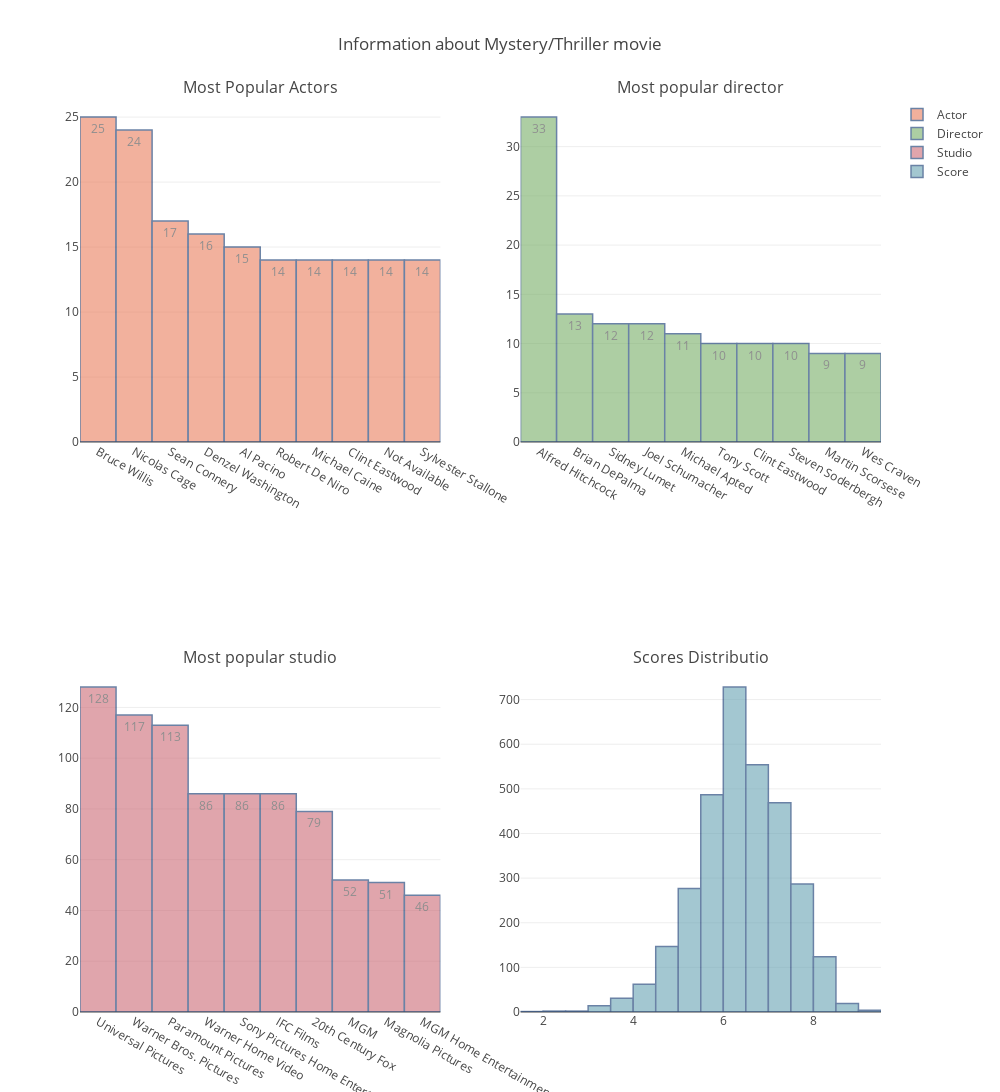

Notebook code cell kept with this figure:
### Code cell
df_mystery = movie[movie['Genre'].str.contains('Mystery') ]
plt.figure(figsize=(30,20))
df_action =df_mystery
df_action.replace('  ','Not Available',inplace = True)
info = []
info.append(len(df_action))
info.append(df_action['Cast 1'].value_counts().index[0])
info.append(df_action['Director 1'].value_counts().index[0])
info.append(df_action['Studio'].value_counts().index[0])
info.append([df_action['scores'].max(),df_action[df_action['scores'] == df_action['scores'].max()]])
info.append([df_action['scores'].min(),df_action[df_action['scores'] == df_action['scores'].min()]])
fig = tools.make_subplots(rows=2, cols=2,subplot_titles = ('Most Popular Actors','Most popular director','Most popular studio','Scores Distributio'))
actor = go.Bar(
            y=df_action['Cast 1'].value_counts()[:10],
            x=df_action['Cast 1'].value_counts()[:10].index[:10],
            text=df_action['Cast 1'].value_counts()[:10],
            textposition = 'auto',
            marker=dict(
                color='rgb(234,125,92)',
                line=dict(
                    color='rgb(8,48,107)',
                    width=1.5),
            ),
            name = 'Actor',
            opacity=0.6
        )
director = go.Bar(
            y=df_action['Director 1'].value_counts()[:10],
            x=df_action['Director 1'].value_counts()[:10].index[:10],
            text=df_action['Director 1'].value_counts()[:10],
            textposition = 'auto',
            marker=dict(
                color='rgb(119,174,103)',
                line=dict(
                    color='rgb(8,48,107)',
                    width=1.5),
            ),
    name = 'Director',
            opacity=0.6
        )
studio = go.Bar(
            y=df_action['Studio'].value_counts()[:10],
            x=df_action['Studio'].value_counts()[:10].index[:10],
            text=df_action['Studio'].value_counts()[:10],
            textposition = 'auto',
            marker=dict(
                color='rgb(204,106,118)',
                line=dict(
                    color='rgb(8,48,107)',
                    width=1.5),
            ),
    name = 'Studio',
            opacity=0.6
        )
score = go.Histogram(
            x=df_action['scores'],
            xbins=dict(
            start=0,
            end=10,
            size=0.5
        ),
            marker=dict(
                color='rgb(103,162,178)',
                line=dict(
                    color='rgb(8,48,107)',
                    width=1.5),
            ),
    name = 'Score',
            opacity=0.6
        )

fig.append_trace(actor, 1, 1)
fig.append_trace(director, 1, 2)
fig.append_trace(studio, 2, 1)
fig.append_trace(score, 2, 2)
fig['layout'].update(height=1600, width=1000, title='Information about Mystery/Thriller movie')
iplot(fig)
pio.write_image(fig, 'static/img/mystery.png')

### Figure 1 — Plotly figure (JSON) as saved in the notebook; plotly's stock layout.template omitted (floating-point values rounded to 4 significant figures; data arrays with more than 128 entries replaced by an {"elided": "..."} marker saying what was removed)
{"data": [{"marker": {"color": "rgb(234,125,92)", "line": {"color": "rgb(8,48,107)", "width": 1.5}}, "name": "Actor", "opacity": 0.6, "text": [25, 24, 17, 16, 15, 14, 14, 14, 14, 14], "textposition": "auto", "type": "bar", "uid": "a04af2be-5c48-42a4-b012-f1f86dcb0c2a", "x": ["Bruce Willis  ", "Nicolas Cage  ", "Sean Connery  ", "Denzel Washington  ", "Al Pacino  ", "Robert De Niro  ", "Michael Caine  ", "Clint Eastwood  ", "Not Available", "Sylvester Stallone  "], "xaxis": "x", "y": [25, 24, 17, 16, 15, 14, 14, 14, 14, 14], "yaxis": "y"}, {"marker": {"color": "rgb(119,174,103)", "line": {"color": "rgb(8,48,107)", "width": 1.5}}, "name": "Director", "opacity": 0.6, "text": [33, 13, 12, 12, 11, 10, 10, 10, 9, 9], "textposition": "auto", "type": "bar", "uid": "ca2f09cd-442e-43e1-a015-e69c7d076be3", "x": ["Alfred Hitchcock  ", "Brian DePalma  ", "Sidney Lumet  ", "Joel Schumacher  ", "Michael Apted  ", "Tony Scott  ", "Clint Eastwood  ", "Steven Soderbergh  ", "Martin Scorsese  ", "Wes Craven  "], "xaxis": "x2", "y": [33, 13, 12, 12, 11, 10, 10, 10, 9, 9], "yaxis": "y2"}, {"marker": {"color": "rgb(204,106,118)", "line": {"color": "rgb(8,48,107)", "width": 1.5}}, "name": "Studio", "opacity": 0.6, "text": [128, 117, 113, 86, 86, 86, 79, 52, 51, 46], "textposition": "auto", "type": "bar", "uid": "1321fc95-bf90-441f-8088-fc7a316261b7", "x": ["Universal Pictures  ", "Warner Bros. Pictures  ", "Paramount Pictures  ", "Warner Home Video  ", "Sony Pictures Home Entertainment  ", "IFC Films  ", "20th Century Fox  ", "MGM  ", "Magnolia Pictures  ", "MGM Home Entertainment  "], "xaxis": "x3", "y": [128, 117, 113, 86, 86, 86, 79, 52, 51, 46], "yaxis": "y3"}, {"marker": {"color": "rgb(103,162,178)", "line": {"color": "rgb(8,48,107)", "width": 1.5}}, "name": "Score", "opacity": 0.6, "type": "histogram", "uid": "37e170c8-9476-442d-91ba-aa23bb7b4702", "x": {"elided": "3208 float values"}, "xaxis": "x4", "xbins": {"end": 10, "size": 0.5, "start": 0}, "yaxis": "y4"}], "layout": {"annotations": [{"font": {"size": 16}, "showarrow": false, "text": "Most Popular Actors", "x": 0.225, "xanchor": "center", "xref": "paper", "y": 1, "yanchor": "bottom", "yref": "paper"}, {"font": {"size": 16}, "showarrow": false, "text": "Most popular director", "x": 0.775, "xanchor": "center", "xref": "paper", "y": 1, "yanchor": "bottom", "yref": "paper"}, {"font": {"size": 16}, "showarrow": false, "text": "Most popular studio", "x": 0.225, "xanchor": "center", "xref": "paper", "y": 0.375, "yanchor": "bottom", "yref": "paper"}, {"font": {"size": 16}, "showarrow": false, "text": "Scores Distributio", "x": 0.775, "xanchor": "center", "xref": "paper", "y": 0.375, "yanchor": "bottom", "yref": "paper"}], "height": 1600, "title": {"text": "Information about Mystery/Thriller movie"}, "width": 1000, "xaxis": {"anchor": "y", "autorange": true, "domain": [0, 0.45], "range": [-0.5, 9.5], "type": "category"}, "xaxis2": {"anchor": "y2", "autorange": true, "domain": [0.55, 1], "range": [-0.5, 9.5], "type": "category"}, "xaxis3": {"anchor": "y3", "autorange": true, "domain": [0, 0.45], "range": [-0.5, 9.5], "type": "category"}, "xaxis4": {"anchor": "y4", "autorange": true, "domain": [0.55, 1], "range": [1.5, 9.5], "type": "linear"}, "yaxis": {"anchor": "x", "autorange": true, "domain": [0.625, 1], "range": [0, 26.32], "type": "linear"}, "yaxis2": {"anchor": "x2", "autorange": true, "domain": [0.625, 1], "range": [0, 34.74], "type": "linear"}, "yaxis3": {"anchor": "x3", "autorange": true, "domain": [0, 0.375], "range": [0, 134.7], "type": "linear"}, "yaxis4": {"anchor": "x4", "autorange": true, "domain": [0, 0.375], "range": [0, 766.3]}}}
